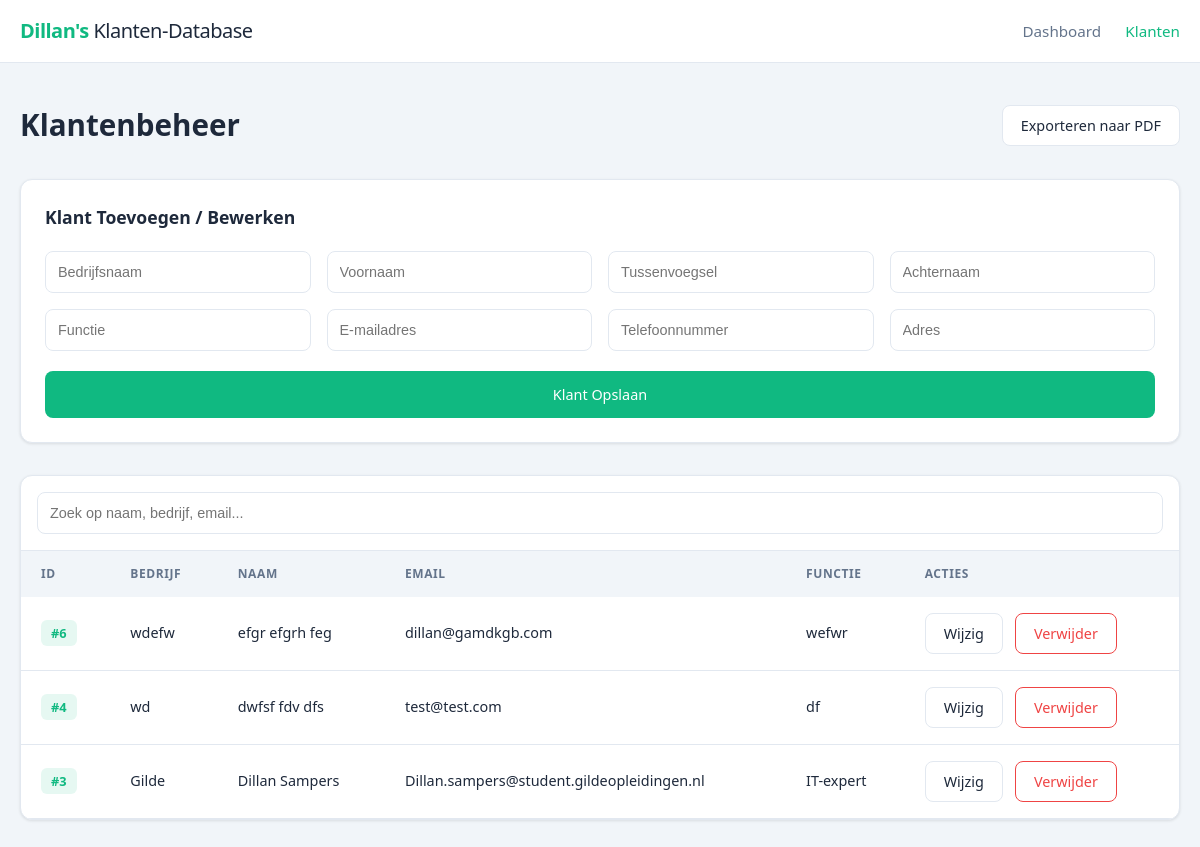
The page /Dillan/klanten.php on the database its author committed.
### tables this page shows
CREATE TABLE `klanten` (
  `id` int(11) NOT NULL,
  `bedrijfsnaam` varchar(255) DEFAULT NULL,
  `voornaam` varchar(100) DEFAULT NULL,
  `tussenvoegsel` varchar(50) DEFAULT NULL,
  `achternaam` varchar(100) DEFAULT NULL,
  `functie` varchar(100) DEFAULT NULL,
  `email` varchar(255) DEFAULT NULL,
  `telefoonnummer` varchar(50) DEFAULT NULL,
  `adres` varchar(255) DEFAULT NULL
);

### Dillan/klanten.php (the view, shortened to what this page needs)
<?php
require 'db.php';
$stmt = $pdo->query("SELECT * FROM klanten ORDER BY id DESC");
$klanten = $stmt->fetchAll();
?>
<!DOCTYPE html>
<html lang="nl">
<head>
    <link rel="stylesheet" href="style.css">
</head>
<body>
    <nav class="navbar">
        <div class="nav-container">
            <div class="logo"><strong>Dillan's</strong> Klanten-Database</div>
            <div class="nav-links">
                <a href="#">Dashboard</a>
                <a href="klanten.php" class="active">Klanten</a>
            </div>
        </div>
    </nav>
    <div class="container">
        <div class="header-section">
            <h1>Klantenbeheer</h1>
            <div class="action-buttons">
                <button class="btn-secondary" onclick="generatePDF()">Exporteren naar PDF</button>
            </div>
        </div>
        <div class="form-card">
            <h3>Klant Toevoegen / Bewerken</h3>
            <form method="POST" action="klanten.php">
                <div class="form-grid">
                    <input type="text" name="bedrijfsnaam" id="bedrijfsnaam" placeholder="Bedrijfsnaam" required>
                    <input type="text" name="voornaam" id="voornaam" placeholder="Voornaam" required>
                    <input type="text" name="tussenvoegsel" id="tussenvoegsel" placeholder="Tussenvoegsel">
                    <input type="text" name="achternaam" id="achternaam" placeholder="Achternaam" required>
                    <input type="text" name="functie" id="functie" placeholder="Functie">
                    <input type="email" name="email" id="email" placeholder="E-mailadres" required>
                    <input type="text" name="telefoonnummer" id="telefoonnummer" placeholder="Telefoonnummer">
                    <input type="text" name="adres" id="adres" placeholder="Adres">
                </div>
                <button type="submit" name="save_klant" class="btn-save">Klant Opslaan</button>
            </form>
        </div>
        <div class="table-card" id="tableToExport">
            <div class="table-header">
                <input type="text" id="searchInput" placeholder="Zoek op naam, bedrijf, email...">
            </div>
            <table id="klantenTable">
                <thead>
                    <tr>
                        <th>ID</th>
                        <th>Bedrijf</th>
                        <th>Naam</th>
                        <th>Email</th>
                        <th>Functie</th>
                        <th>Acties</th>
                    </tr>
                </thead>
                <tbody>
                    <?php foreach ($klanten as $klant): ?>
                        <tr>
                            <td><span class="badge">#<?= htmlspecialchars($klant['id']) ?></span></td>
                            <td><?= htmlspecialchars($klant['bedrijfsnaam']) ?></td>
                            <td>
                                <?= htmlspecialchars($klant['voornaam'] . ' ' . $klant['tussenvoegsel'] . ' ' . $klant['achternaam']) ?>
                            </td>
                            <td><?= htmlspecialchars($klant['email']) ?></td>
                            <td><?= htmlspecialchars($klant['functie']) ?></td>
                            <td>
                                <div class="action-buttons">
                                    <button class="btn-secondary"
                                        onclick='editKlant(<?= json_encode($klant) ?>)'>Wijzig</button>
                                    <a href="klanten.php?delete=<?= $klant['id'] ?>"
                                        onclick="return confirm('Weet je zeker dat je deze klant wilt verwijderen?')"
                                        style="text-decoration:none;">
                                        <button class="btn-secondary"
                                            style="color: #ef4444; border-color: #ef4444;">Verwijder</button>
                                    </a>
                                </div>
                            </td>
                        </tr>
                    <?php endforeach; ?>
                </tbody>
            </table>
        </div>
    </div>
</body>
</html>

### Dillan/Style.css (style rules this page uses)
:root { --bg-body: #f1f5f9; --bg-card: #ffffff; --text-main: #1e293b; --text-muted: #64748b; --border: #e2e8f0; --primary: #10b981; --primary-hover: #059669; --nav-bg: #ffffff; --input-bg: #ffffff; --shadow: 0 1px 3px rgba(0, 0, 0, 0.1); }
body { font-family: 'Segoe UI', Roboto, Helvetica, Arial, sans-serif; margin: 0; background-color: var(--bg-body); color: var(--text-main); transition: background-color 0.3s ease, color 0.3s ease; line-height: 1.5; }
.navbar { background: var(--nav-bg); border-bottom: 1px solid var(--border); padding: 1rem 0; position: sticky; top: 0; z-index: 100; }
.nav-container { max-width: 1200px; margin: auto; display: flex; justify-content: space-between; align-items: center; padding: 0 20px; }
.logo { font-size: 1.25rem; font-weight: 500; letter-spacing: -0.5px; }
.logo strong { color: var(--primary); }
.nav-links a { text-decoration: none; color: var(--text-muted); margin-left: 20px; font-weight: 500; font-size: 0.95rem; transition: color 0.2s; }
.nav-links a:hover, .nav-links a.active { color: var(--primary); }
.container { max-width: 1200px; margin: 40px auto; padding: 0 20px; }
.header-section { display: flex; justify-content: space-between; align-items: center; margin-bottom: 2rem; }
h1 { font-size: 1.85rem; margin: 0; font-weight: 600; }
.table-card, .form-card { background: var(--bg-card); border: 1px solid var(--border); border-radius: 12px; box-shadow: var(--shadow); overflow: hidden; margin-bottom: 2rem; }
.form-card { padding: 24px; }
.form-card h3 { margin-top: 0; margin-bottom: 20px; font-size: 1.1rem; }
.form-grid { display: grid; grid-template-columns: repeat(auto-fit, minmax(250px, 1fr)); gap: 16px; }
input { background: var(--input-bg); color: var(--text-main); padding: 12px; border: 1px solid var(--border); border-radius: 8px; font-size: 0.9rem; outline: none; transition: border-color 0.2s; }
.table-header { padding: 16px; border-bottom: 1px solid var(--border); }
#searchInput { width: 100%; box-sizing: border-box; }
table { width: 100%; border-collapse: collapse; }
th { background: var(--bg-body); text-align: left; padding: 14px 20px; font-size: 0.75rem; color: var(--text-muted); text-transform: uppercase; letter-spacing: 0.05em; }
td { padding: 16px 20px; border-bottom: 1px solid var(--border); font-size: 0.9rem; }
.action-buttons { display: flex; gap: 12px; }
button { font-family: inherit; font-weight: 500; font-size: 0.9rem; padding: 10px 18px; border-radius: 8px; cursor: pointer; transition: all 0.2s; }
.btn-secondary { background: var(--bg-card); color: var(--text-main); border: 1px solid var(--border); }
.btn-save { background: var(--primary); color: white; border: none; margin-top: 20px; width: 100%; padding: 14px; }
.badge { background: rgba(16, 185, 129, 0.1); color: var(--primary); padding: 4px 10px; border-radius: 6px; font-size: 0.8rem; font-weight: 600; }

### rows shown on the page
klanten: id "6", bedrijfsnaam "wdefw", voornaam+tussenvoegsel+achternaam "efgr efgrh feg", email "dillan@gamdkgb.com", functie "wefwr"
klanten: id "4", bedrijfsnaam "wd", voornaam+tussenvoegsel+achternaam "dwfsf fdv dfs", email "test@test.com", functie "df"
klanten: id "3", bedrijfsnaam "Gilde", voornaam+tussenvoegsel+achternaam "Dillan Sampers", email "Dillan.sampers@student.gildeopleidingen.nl", functie "IT-expert"
